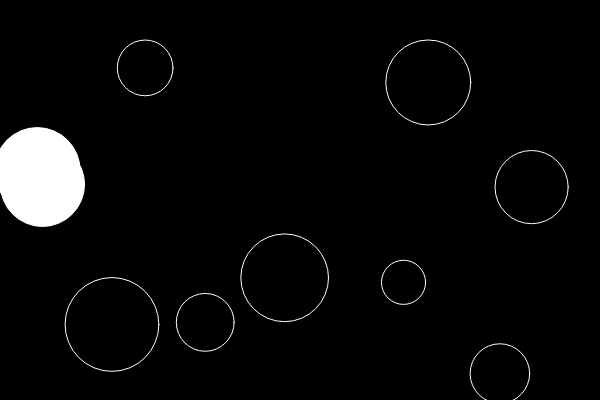
Frame 1 (no input)
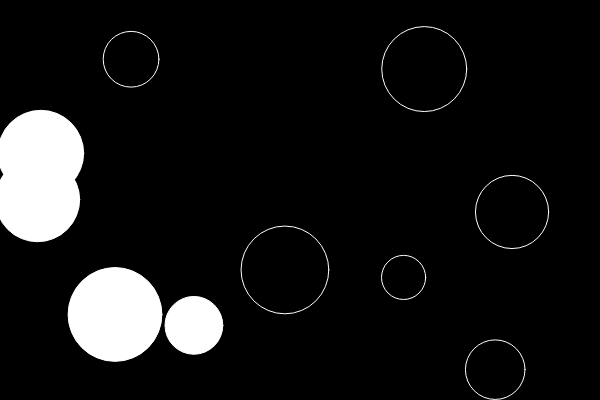
Frame 60 (no input)
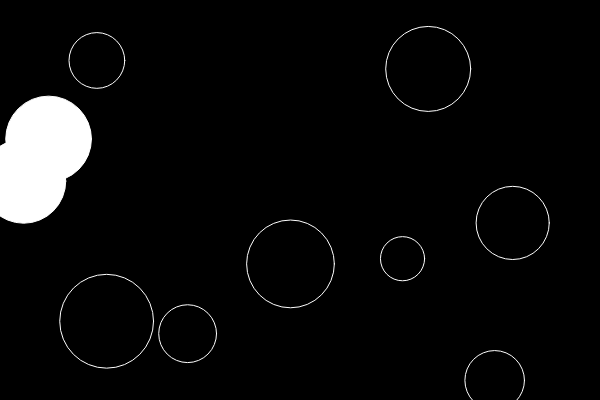
Frame 120 (the mouse pressed at the canvas centre since frame 60)

The p5.js sketch that drew these frames (run headless with seeded random() and noise() and a simulated clock; from frame 60 on, the mouse is pressed at the canvas centre):

// p5.js sketch
// ── sketch.js
let bubbles = [];
function setup() {
	createCanvas(600, 400);
	for (let i = 0; i < 10; i++) {
		let x = random(width);
		let y = random(height);
		let r = random(20, 50);
		bubbles[i] = new Bubble(x, y, r);
	}

	unicorn = new Bubble(200, 200, 50);
}

function draw() {
	background(0);


	for (let i = 0; i < bubbles.length; i++) {
		for (let j = i + 1; j < bubbles.length; j++) {
			if(bubbles[i].intersect(bubbles[j])) {
				bubbles[i].isIntersect = true;
				bubbles[j].isIntersect = true;
			}
		}
		if (bubbles[i].isIntersect) {
			bubbles[i].changeColor(255);
		} else {
			bubbles[i].changeColor(0);
		}
	}

	for(let elt of bubbles) {
		elt.move();
		elt.show();
		elt.isIntersect = false;
	}
}


class Bubble {
	constructor(x, y, r) {
		this.x = x;
		this.y = y;
		this.r = r;
		this.col = 0;
		this.isIntersect = false;
	}

	move() {
		this.x = this.x + random(-3, 3);
		this.y = this.y + random(-3, 3);
	}

	show() {
		fill(this.col);
		stroke(255);
		ellipse(this.x, this.y, this.r * 2);
	}

	changeColor(col) {
		this.col = col;
	}

	intersect(other_bubble) {
		let d = dist(this.x, this.y,  other_bubble.x, other_bubble.y);

		return d < (this.r + other_bubble.r)
	}
}
